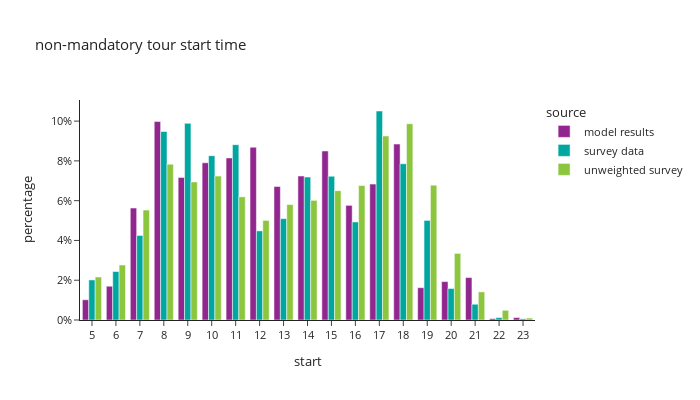

The notebook cell saved with this chart:
### Code cell
df_plot = non_m_tour_data.groupby(['source','start'])[['trip_weight_2017_2019']].sum().reset_index()
df_plot['percentage'] = df_plot.groupby(['source'], group_keys=False)['trip_weight_2017_2019']. \
    apply(lambda x: x / float(x.sum()))

fig = px.bar(df_plot, x="start", y="percentage", color="source",barmode="group",
             title="non-mandatory tour start time")
fig.for_each_annotation(lambda a: a.update(text = a.text.split("=")[-1]))
fig.update_layout(height=400, width=700, yaxis=dict(tickformat=".0%"), xaxis=dict(dtick="1"))
fig.show()

### Figure 1 — Plotly figure (JSON) as saved in the notebook; plotly's stock layout.template omitted (floating-point values rounded to 4 significant figures)
{"data": [{"alignmentgroup": "True", "hovertemplate": "source=model results<br>start=%{x}<br>percentage=%{y}<extra></extra>", "legendgroup": "model results", "marker": {"color": "#91268F", "pattern": {"shape": ""}}, "name": "model results", "offsetgroup": "model results", "orientation": "v", "showlegend": true, "textposition": "auto", "type": "bar", "x": [5.0, 6.0, 7.0, 8.0, 9.0, 10.0, 11.0, 12.0, 13.0, 14.0, 15.0, 16.0, 17.0, 18.0, 19.0, 20.0, 21.0, 22.0, 23.0], "xaxis": "x", "y": [0.01018, 0.01698, 0.0563, 0.09979, 0.07168, 0.07904, 0.08148, 0.08686, 0.06711, 0.07239, 0.08499, 0.05764, 0.06833, 0.08845, 0.01625, 0.01932, 0.02134, 0.0006682, 0.001213], "yaxis": "y"}, {"alignmentgroup": "True", "hovertemplate": "source=survey data<br>start=%{x}<br>percentage=%{y}<extra></extra>", "legendgroup": "survey data", "marker": {"color": "#00A7A0", "pattern": {"shape": ""}}, "name": "survey data", "offsetgroup": "survey data", "orientation": "v", "showlegend": true, "textposition": "auto", "type": "bar", "x": [5.0, 6.0, 7.0, 8.0, 9.0, 10.0, 11.0, 12.0, 13.0, 14.0, 15.0, 16.0, 17.0, 18.0, 19.0, 20.0, 21.0, 22.0, 23.0], "xaxis": "x", "y": [0.02015, 0.02438, 0.04251, 0.09477, 0.09888, 0.08261, 0.08815, 0.04482, 0.05097, 0.07188, 0.07228, 0.04931, 0.1051, 0.07857, 0.05007, 0.01585, 0.007923, 0.001206, 0.0005867], "yaxis": "y"}, {"alignmentgroup": "True", "hovertemplate": "source=unweighted survey<br>start=%{x}<br>percentage=%{y}<extra></extra>", "legendgroup": "unweighted survey", "marker": {"color": "#8CC63E", "pattern": {"shape": ""}}, "name": "unweighted survey", "offsetgroup": "unweighted survey", "orientation": "v", "showlegend": true, "textposition": "auto", "type": "bar", "x": [5.0, 6.0, 7.0, 8.0, 9.0, 10.0, 11.0, 12.0, 13.0, 14.0, 15.0, 16.0, 17.0, 18.0, 19.0, 20.0, 21.0, 22.0, 23.0], "xaxis": "x", "y": [0.02162, 0.02764, 0.05528, 0.07836, 0.06942, 0.07235, 0.06194, 0.05007, 0.05804, 0.06015, 0.06503, 0.06763, 0.09251, 0.09868, 0.06779, 0.03349, 0.01414, 0.004877, 0.0009755], "yaxis": "y"}], "layout": {"barmode": "group", "height": 400, "legend": {"title": {"text": "source"}, "tracegroupgap": 0}, "title": {"text": "non-mandatory tour start time"}, "width": 700, "xaxis": {"anchor": "y", "domain": [0.0, 1.0], "dtick": "1", "title": {"text": "start"}}, "yaxis": {"anchor": "x", "domain": [0.0, 1.0], "tickformat": ".0%", "title": {"text": "percentage"}}}}
